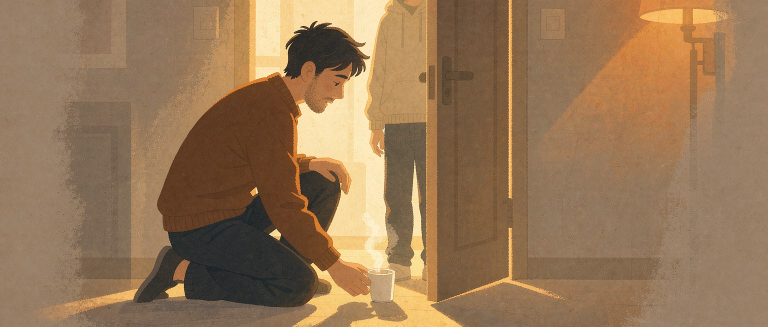
#> input picture 公众号/王金海讲书/幸福的方法/公众号文章/发布包_第1篇_你只想要个成绩好的我/封面_第1篇_你只想要个成绩好的我.jpg, 1536 x 654 px, given in place of Warm_healing_flat_illustration_2026-09-04T02-16-42.png, which was not available (shown at 1/2 size)
$ python _cover_process_2_6.py
#> lines starting #> are read from the running program, lines starting #| are printed output that depends on the picture; pictures that were not available may be replaced by others from this repository, and a replacement may not be noted
# -*- coding: utf-8 -*-
"""第2-6篇封面后处理：裁2.35:1、去右下AI水印(水印约 y>945,x>1380)、压<=200KB。
逐篇指定源文件与垂直裁切窗口(y0,y1)，原则：保住人物头顶 + 底部越过水印。"""
from PIL import Image
import os

RATIO = 2.35
H = 654  # 满宽1536对应高度

# (发布包目录, 源png文件名, 输出封面名, y0, y1)
JOBS = [
    ("发布包_第2篇_等孩子考上大学就好了",
     "Warm_healing_flat_illustration_2026-09-04T02-16-42.png",
     "封面_第2篇_等孩子考上大学就好了.jpg", 300, 300+H),
    ("发布包_第3篇_打游戏专注写作业喊累",
     "Warm_healing_flat_storybook_il_2026-09-04T02-20-31.png",
     "封面_第3篇_打游戏专注写作业喊累.jpg", 10, 10+H),
    ("发布包_第4篇_又要优秀又要快乐",
     "Warm_healing_flat_storybook_il_2026-09-04T02-25-25.png",
     "封面_第4篇_又要优秀又要快乐.jpg", 291, 291+H),
    ("发布包_第5篇_你脸上有没有光",
     "Warm_healing_flat_illustration_2026-09-04T02-18-08.png",
     "封面_第5篇_你脸上有没有光.jpg", 250, 250+H),
    ("发布包_第6篇_幸福是练出来的",
     "Warm_healing_flat_illustration_2026-09-04T02-18-38.png",
     "封面_第6篇_幸福是练出来的.jpg", 250, 250+H),
]

def save_under(img, out_path, limit_kb=200):
    q = 88
    while q >= 40:
        img.convert("RGB").save(out_path, "JPEG", quality=q, optimize=True, progressive=True)
        kb = os.path.getsize(out_path)/1024
        if kb <= limit_kb:
            return kb, q
        q -= 8
    return os.path.getsize(out_path)/1024, q

base = os.path.dirname(os.path.abspath(__file__))
for folder, src, out, y0, y1 in JOBS:
    p = os.path.join(base, folder, src)
    img = Image.open(p)
#> img is the input picture: PIL image 1536x654 RGB; mean R, G, B 150.2, 118.6, 86
    w, h = img.size
#> w = 1536; h = 654
    y1 = min(y1, h)
#> y1 = 654
    cropped = img.crop((0, y0, w, y1))
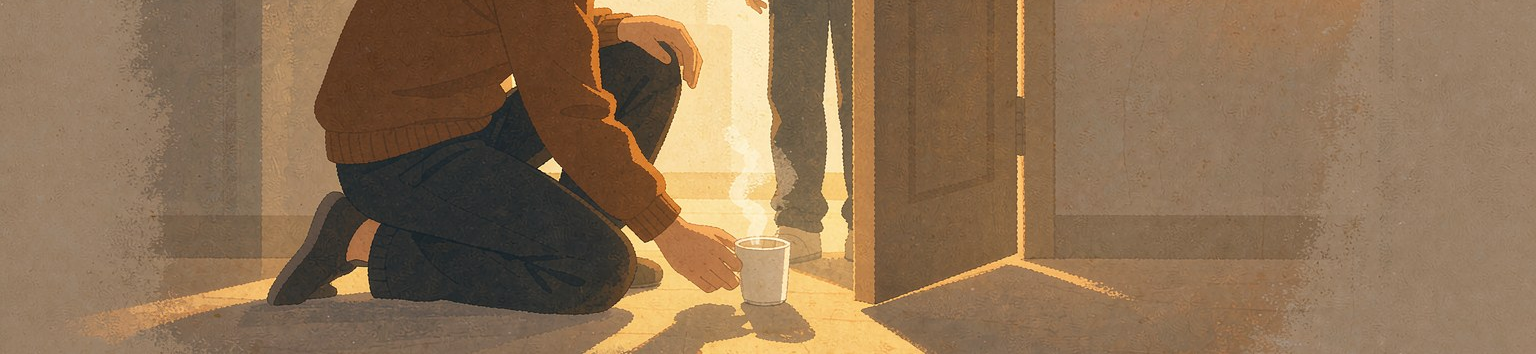
#> cropped: PIL image 1536x354 RGB; mean R, G, B 141.1, 113.2, 83.9
    cw, ch = cropped.size
#> cw = 1536; ch = 354
    # 校正比例：若偏窄则上下微调
    if abs(cw/ch - RATIO) > 0.02:
        nh = int(round(cw/RATIO))
#> nh = 654
        top = max(0, (ch-nh)//2)
#> top = 0
        cropped = cropped.crop((0, top, cw, top+nh))
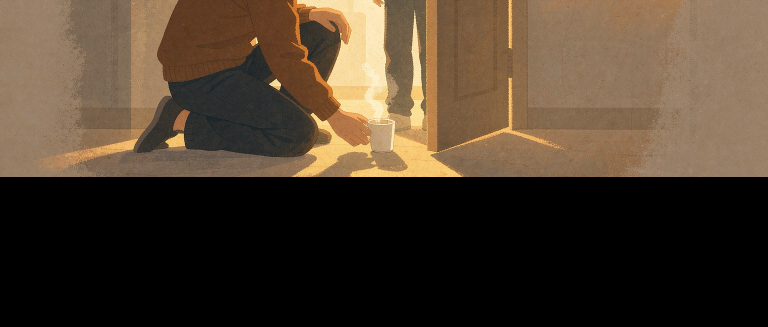
#> cropped: PIL image 1536x654 RGB (shown at 1/2 size); mean R, G, B 76.4, 61.3, 45.4
    outp = os.path.join(base, folder, out)
    kb, q = save_under(cropped, outp)
#> after the loop in save_under, `while q >= 40:`: q = 88
#> kb = 108.7; q = 88
    # 右下水印复检区
    cw2, ch2 = cropped.size
#> cw2 = 1536; ch2 = 654
    cropped.convert("RGB").crop((cw2-300, ch2-120, cw2, ch2)).resize((600, 240)).save(
        os.path.join(base, folder, "_chk_corner.png"))
    print("OK", out, cropped.size, "比例%.2f" % (cropped.size[0]/cropped.size[1]),
          "%.0fKB q=%d" % (kb, q), "裁切y=%d-%d" % (y0, y1))
#| OK 封面_第2篇_等孩子考上大学就好了.jpg (1536, 654) 比例2.35 109KB q=88 裁切y=300-654
#> pass 2 of the loop `for folder, src, out, y0, y1 in JOBS:`:
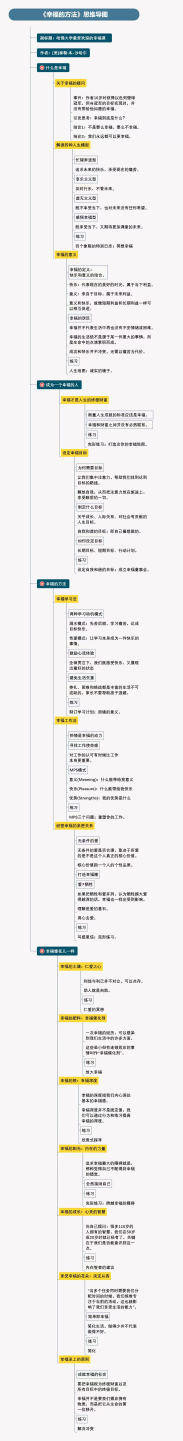
#> input picture 公众号/王金海讲书/幸福的方法/幸福的方法.jpg, 1280 x 10086 px, given in place of Warm_healing_flat_storybook_il_2026-09-04T02-20-31.png, which was not available (shown at 1/7 size)
#> img is the input picture: PIL image 1280x10086 RGB; mean R, G, B 238.3, 236.8, 236
#> `cropped = img.crop((0, y0, w, y1))`:
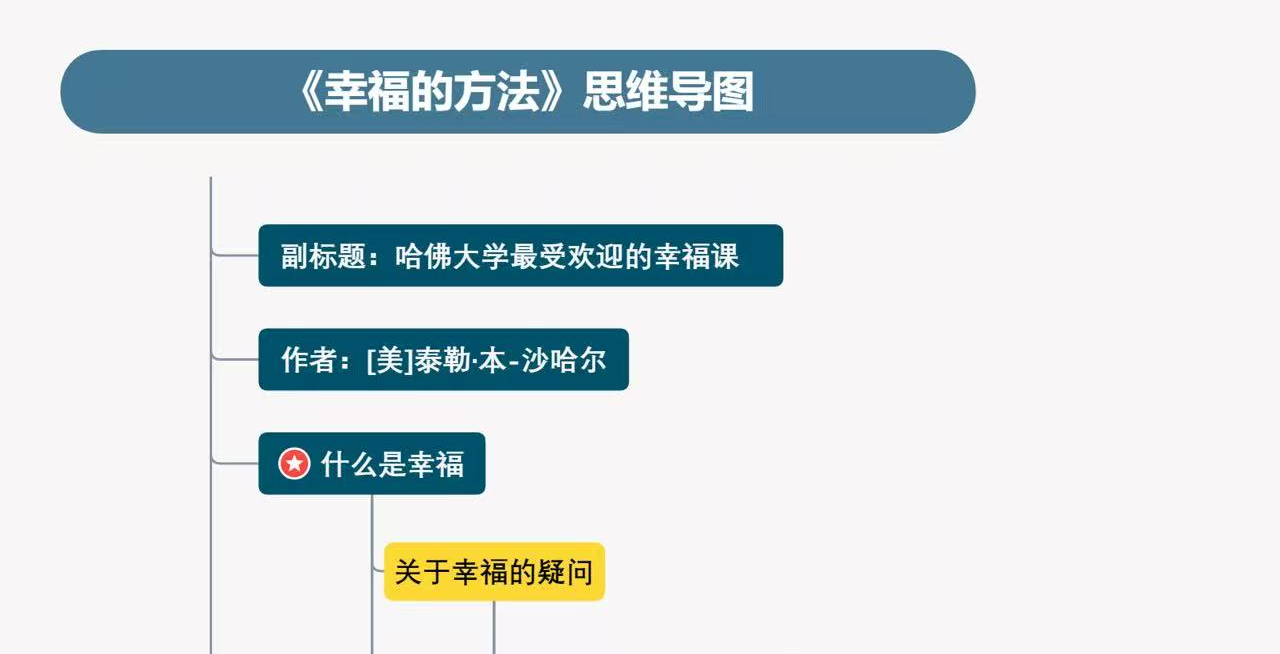
#> cropped: PIL image 1280x654 RGB; mean R, G, B 215.7, 223.3, 225.8
#> `cropped = cropped.crop((0, top, cw, top+nh))`:
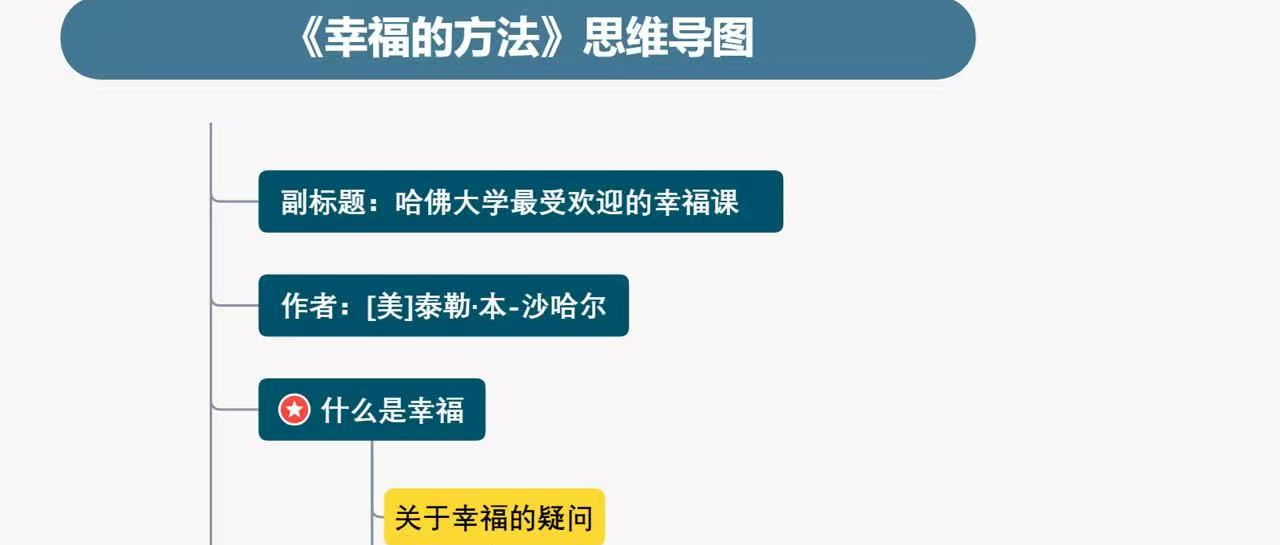
#> cropped: PIL image 1280x545 RGB; mean R, G, B 210.3, 219.5, 222.2
#> after the loop in save_under, `while q >= 40:`: q = 88
#> kb = 40.32
#| OK 封面_第3篇_打游戏专注写作业喊累.jpg (1280, 545) 比例2.35 40KB q=88 裁切y=10-664
#> (the run stopped early here; a loop or call above may not have finished)
